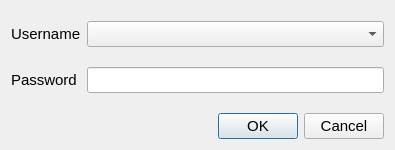
<?xml version="1.0" encoding="UTF-8"?>
<ui version="4.0">
 <class>LoginDialog</class>
 <widget class="QDialog" name="LoginDialog">
  <property name="windowModality">
   <enum>Qt::ApplicationModal</enum>
  </property>
  <property name="geometry">
   <rect>
    <x>0</x>
    <y>0</y>
    <width>395</width>
    <height>150</height>
   </rect>
  </property>
  <property name="sizePolicy">
   <sizepolicy hsizetype="Fixed" vsizetype="Fixed">
    <horstretch>0</horstretch>
    <verstretch>0</verstretch>
   </sizepolicy>
  </property>
  <property name="windowTitle">
   <string>Login</string>
  </property>
  <property name="modal">
   <bool>true</bool>
  </property>
  <layout class="QVBoxLayout" name="verticalLayout">
   <item>
    <layout class="QGridLayout" name="gridLayout">
     <property name="topMargin">
      <number>10</number>
     </property>
     <property name="verticalSpacing">
      <number>20</number>
     </property>
     <item row="1" column="1">
      <widget class="QLineEdit" name="lineEdit_password">
       <property name="font">
        <font>
         <pointsize>11</pointsize>
        </font>
       </property>
      </widget>
     </item>
     <item row="1" column="0">
      <widget class="QLabel" name="label_2">
       <property name="font">
        <font>
         <pointsize>11</pointsize>
        </font>
       </property>
       <property name="text">
        <string>Password</string>
       </property>
      </widget>
     </item>
     <item row="0" column="0">
      <widget class="QLabel" name="label">
       <property name="font">
        <font>
         <pointsize>11</pointsize>
        </font>
       </property>
       <property name="text">
        <string>Username</string>
       </property>
      </widget>
     </item>
     <item row="0" column="1">
      <widget class="QComboBox" name="comboBox">
       <property name="font">
        <font>
         <pointsize>11</pointsize>
        </font>
       </property>
      </widget>
     </item>
    </layout>
   </item>
   <item alignment="Qt::AlignBottom">
    <widget class="QDialogButtonBox" name="buttonBox">
     <property name="font">
      <font>
       <pointsize>11</pointsize>
      </font>
     </property>
     <property name="orientation">
      <enum>Qt::Horizontal</enum>
     </property>
     <property name="standardButtons">
      <set>QDialogButtonBox::Cancel|QDialogButtonBox::Ok</set>
     </property>
    </widget>
   </item>
  </layout>
 </widget>
 <resources/>
 <connections>
  <connection>
   <sender>buttonBox</sender>
   <signal>accepted()</signal>
   <receiver>LoginDialog</receiver>
   <slot>accept()</slot>
   <hints>
    <hint type="sourcelabel">
     <x>248</x>
     <y>254</y>
    </hint>
    <hint type="destinationlabel">
     <x>157</x>
     <y>274</y>
    </hint>
   </hints>
  </connection>
  <connection>
   <sender>buttonBox</sender>
   <signal>rejected()</signal>
   <receiver>LoginDialog</receiver>
   <slot>reject()</slot>
   <hints>
    <hint type="sourcelabel">
     <x>316</x>
     <y>260</y>
    </hint>
    <hint type="destinationlabel">
     <x>286</x>
     <y>274</y>
    </hint>
   </hints>
  </connection>
 </connections>
</ui>
